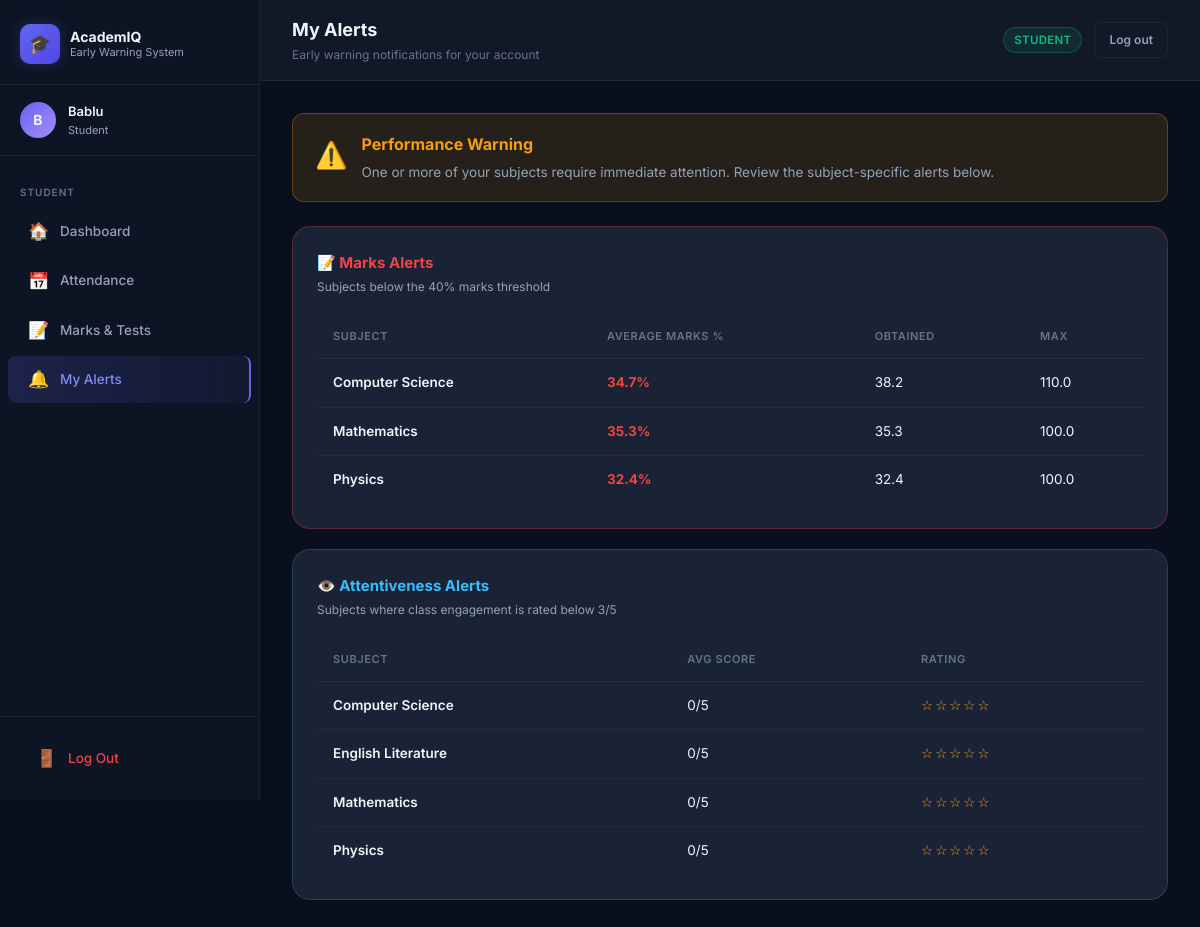
The app's page /student/alerts (signed in) with its own data.
### tables this page shows
CREATE TABLE subjects (
            id         INTEGER PRIMARY KEY AUTOINCREMENT,
            name       TEXT NOT NULL,
            code       TEXT UNIQUE NOT NULL,
            faculty_id INTEGER REFERENCES users(id) ON DELETE SET NULL
        );

### app.py (the view)
@app.route('/student/alerts')
@login_required(role='student')
def student_alerts():
    sid         = session['user_id']
    att_summary = models.get_student_attendance_summary(sid)
    avg_marks   = models.get_subject_avg_marks(sid)
    status      = models.get_student_status(sid)
    attentive   = models.get_student_attentiveness(sid)
    return render_template('student/alerts.html',
                           att_summary=att_summary,
                           avg_marks=avg_marks,
                           status=status,
                           attentive=attentive)

### app.py (called while the page is built)
@app.context_processor
def inject_now():
    return {'now': datetime.now(), 'today': date.today().isoformat()}

def login_required(role=None):
    def decorator(f):
        @wraps(f)
        def wrapped(*args, **kwargs):
            if 'user_id' not in session:
                flash('Please log in to continue.', 'warning')
                return redirect(url_for('login'))
            if role and session.get('role') != role:
                flash('You are not authorised to view that page.', 'danger')
                return redirect(url_for('login'))
            return f(*args, **kwargs)
        return wrapped
    return decorator

### database.py (called while the page is built)
def get_db():
    conn = sqlite3.connect(DATABASE, timeout=10)   # wait up to 10s before raising lock error
    conn.row_factory = sqlite3.Row
    conn.execute("PRAGMA journal_mode=WAL")        # WAL allows concurrent reads + one writer
    conn.execute("PRAGMA foreign_keys = ON")
    return conn

### models.py (called while the page is built)
def get_student_attentiveness(student_id: int) -> list[dict]:
    db = get_db()
    rows = db.execute('''
        SELECT s.id, s.name,
               ROUND(AVG(a.score), 2) AS avg_score,
               COUNT(a.id)            AS sessions
        FROM subjects s
        LEFT JOIN attentiveness a
               ON a.subject_id = s.id AND a.student_id = ?
        GROUP BY s.id
        ORDER BY s.name
    ''', (student_id,)).fetchall()
    db.close()
    return [
        {
            'subject_id':   r['id'],
            'subject_name': r['name'],
            'avg_score':    round(r['avg_score'] or 0, 2),
            'sessions':     r['sessions'] or 0,
        }
        for r in rows
    ]

def get_student_status(student_id: int) -> str:
    att   = get_student_attendance_summary(student_id)
    marks = get_subject_avg_marks(student_id)
    low_att   = any(a['warning'] for a in att)
    low_marks = any(m['warning'] for m in marks)
    if low_att and low_marks:
        return 'critical'
    if low_att or low_marks:
        return 'warning'
    return 'safe'

### Rachit/Murari/templates/student/alerts.html (shortened to what this page needs)
{% extends "base.html" %}
{% block page_title %}My Alerts{% endblock %}
{% block page_subtitle %}Early warning notifications for your account{% endblock %}
{% block content %}
{% if status == 'critical' %}
<div class="alert-banner alert-critical anim-1">
  <span class="alert-banner-icon">🔴</span>
  <div>
    <div class="alert-banner-title">CRITICAL ALERT — Red Zone Student</div>
    <div class="alert-banner-body">
      Both your attendance <strong>AND</strong> marks are critically low across multiple subjects.
      You are at high risk of academic failure. Please contact your faculty advisor immediately.
    </div>
  </div>
</div>
{% elif status == 'warning' %}
<div class="alert-banner alert-warning anim-1">
  <span class="alert-banner-icon">⚠️</span>
  <div>
    <div class="alert-banner-title">Performance Warning</div>
    <div class="alert-banner-body">
      One or more of your subjects require immediate attention. Review the subject-specific alerts below.
    </div>
  </div>
</div>
{% endif %}
{% set low_att = att_summary | selectattr('warning') | list %}
{% set low_marks = avg_marks | selectattr('warning') | list %}
{% if low_marks %}
<div class="card anim-3" style="margin-bottom:20px; border-color: rgba(239,68,68,0.3);">
  <div class="card-header">
    <div>
      <div class="card-title" style="color:var(--danger);">📝 Marks Alerts</div>
      <div class="card-sub">Subjects below the 40% marks threshold</div>
    </div>
  </div>
  <div class="table-wrap">
    <table>
      <thead><tr><th>Subject</th><th>Average Marks %</th><th>Obtained</th><th>Max</th></tr></thead>
      <tbody>
        {% for m in low_marks %}
        <tr>
          <td class="fw-semi">{{ m.subject_name }}</td>
          <td style="color:var(--danger); font-weight:700;">{{ m.percentage }}%</td>
          <td>{{ m.obtained | round(1) }}</td>
          <td>{{ m.total_max | round(1) }}</td>
        </tr>
        {% endfor %}
      </tbody>
    </table>
  </div>
</div>
{% endif %}
{% set low_att2 = attentive | selectattr('avg_score', 'lt', 3) | list %}
{% if low_att2 %}
<div class="card anim-4" style="border-color: rgba(56,189,248,0.2);">
  <div class="card-header">
    <div>
      <div class="card-title" style="color:var(--info);">👁️ Attentiveness Alerts</div>
      <div class="card-sub">Subjects where class engagement is rated below 3/5</div>
    </div>
  </div>
  <div class="table-wrap">
    <table>
      <thead><tr><th>Subject</th><th>Avg Score</th><th>Rating</th></tr></thead>
      <tbody>
        {% for a in low_att2 %}
        <tr>
          <td class="fw-semi">{{ a.subject_name }}</td>
          <td>{{ a.avg_score }}/5</td>
          <td>
            <span class="att-stars">
              {% for i in range(1, 6) %}{{ '★' if i <= a.avg_score | round else '☆' }}{% endfor %}
            </span>
          </td>
        </tr>
        {% endfor %}
      </tbody>
    </table>
  </div>
</div>
{% endif %}
{% endblock %}

### Rachit/Murari/static/css/style.css (style rules this page uses)
:root { --bg-base: #0a0f1e; --bg-surface: #111827; --bg-card: #1a2235; --bg-card-hover: #1f2a40; --bg-input: #0d1424; --border: rgba(99,102,241,0.18); --border-muted: rgba(255,255,255,0.06); --indigo: #6366f1; --indigo-lt: #818cf8; --indigo-dk: #4f46e5; --indigo-glow: rgba(99,102,241,0.25); --success: #10b981; --success-bg: rgba(16,185,129,0.12); --warning: #f59e0b; --warning-bg: rgba(245,158,11,0.12); --danger: #ef4444; --danger-bg: rgba(239,68,68,0.12); --info: #38bdf8; --info-bg: rgba(56,189,248,0.12); --text-primary: #f1f5f9; --text-secondary: #94a3b8; --text-muted: #64748b; --sidebar-w: 260px; --sidebar-bg: #0d1424; --radius-sm: 8px; --radius: 12px; --radius-lg: 18px; --radius-xl: 24px; --shadow-sm: 0 1px 3px rgba(0,0,0,0.4); --shadow: 0 4px 20px rgba(0,0,0,0.5); --shadow-lg: 0 8px 40px rgba(0,0,0,0.6); --glow: 0 0 30px rgba(99,102,241,0.2); --transition: 0.2s ease; }
*, *::before, *::after { box-sizing: border-box; margin: 0; padding: 0; }
html { scroll-behavior: smooth; }
body { font-family: 'Inter', system-ui, sans-serif; background: var(--bg-base); color: var(--text-primary); min-height: 100vh; line-height: 1.6; -webkit-font-smoothing: antialiased; }
.card { background: var(--bg-card); border: 1px solid var(--border-muted); border-radius: var(--radius-lg); padding: 24px; transition: border-color var(--transition), box-shadow var(--transition); }
.card-header { display: flex; align-items: center; justify-content: space-between; margin-bottom: 20px; }
.card-title { font-size: 15px; font-weight: 700; }
.card-sub { font-size: 12px; color: var(--text-secondary); margin-top: 2px; }
.alert-banner { border-radius: var(--radius); padding: 18px 22px; margin-bottom: 24px; display: flex; align-items: flex-start; gap: 14px; border: 1px solid; animation: slideUp 0.4s ease both; }
.alert-banner-icon { font-size: 26px; flex-shrink: 0; margin-top: 2px; }
.alert-banner-title { font-size: 16px; font-weight: 700; }
.alert-banner-body { font-size: 13.5px; margin-top: 4px; color: var(--text-secondary); }
.alert-warning { background: var(--warning-bg); border-color: rgba(245,158,11,.3); color: var(--warning); }
.table-wrap { overflow-x: auto; }
table { width: 100%; border-collapse: collapse; font-size: 13.5px; }
thead th { padding: 12px 16px; text-align: left; font-size: 11px; font-weight: 600; text-transform: uppercase; letter-spacing: .6px; color: var(--text-muted); border-bottom: 1px solid var(--border-muted); }
tbody td { padding: 13px 16px; border-bottom: 1px solid rgba(255,255,255,0.04); }
tbody tr:last-child td { border-bottom: none; }
.att-stars { color: var(--warning); letter-spacing: 2px; }
.anim-1 { animation: slideUp 0.4s 0.05s ease both; }
.anim-3 { animation: slideUp 0.4s 0.15s ease both; }
.anim-4 { animation: slideUp 0.4s 0.20s ease both; }
.fw-semi { font-weight: 600; }

### records on screen
subjects: subject_name "Computer Science", percentage "34.7", obtained "38.2", total_max "110.0", avg_score "0", avg_score "☆" "☆" "☆" "☆" "☆"
subjects: subject_name "Mathematics", percentage "35.3", obtained "35.3", total_max "100.0", avg_score "0", avg_score "☆" "☆" "☆" "☆" "☆"
subjects: subject_name "Physics", percentage "32.4", obtained "32.4", total_max "100.0", avg_score "0", avg_score "☆" "☆" "☆" "☆" "☆"
subjects: subject_name "English Literature", avg_score "0", avg_score "☆" "☆" "☆" "☆" "☆"

### other values on screen
{{ session.user_name[0] | upper }} "B"
{{ session.user_name }} "Bablu"
{{ session.role }} "Student"
{{ session.role | title }} "STUDENT"
